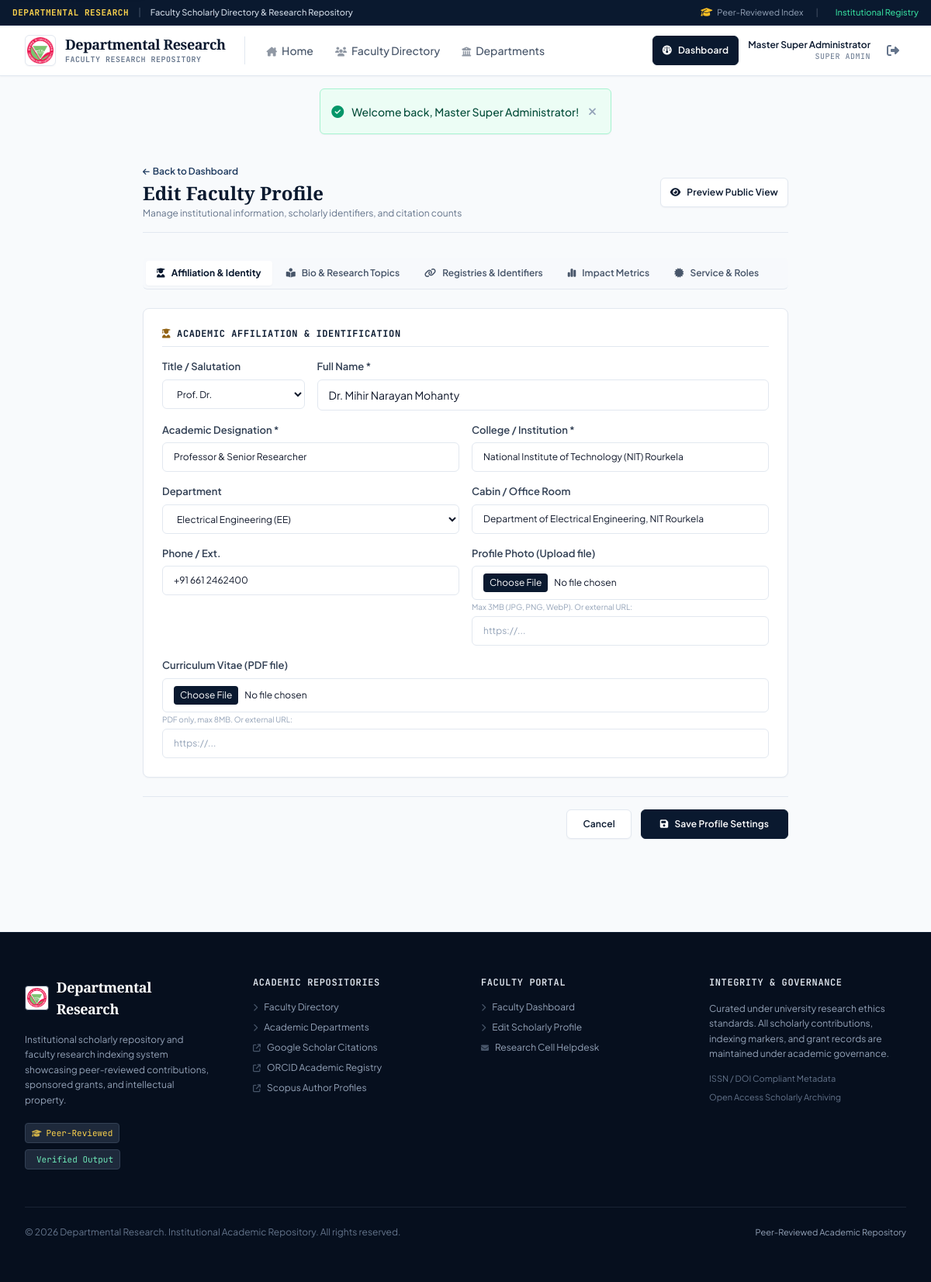
Page /dashboard/edit_profile.php?id=4 (signed in) on the committed database.
### tables this page shows
CREATE TABLE `users` (
  `id` int(11) NOT NULL AUTO_INCREMENT,
  `email` varchar(191) NOT NULL,
  `password_hash` varchar(255) NOT NULL,
  `full_name` varchar(191) NOT NULL,
  `role` enum('super_admin','admin','faculty') NOT NULL DEFAULT 'faculty',
  `status` enum('active','inactive','pending') NOT NULL DEFAULT 'active',
  `created_at` timestamp NOT NULL DEFAULT current_timestamp(),
  `updated_at` timestamp NOT NULL DEFAULT current_timestamp() ON UPDATE current_timestamp(),
  PRIMARY KEY (`id`),
  UNIQUE KEY `email` (`email`),
  KEY `idx_role_status` (`role`,`status`)
);

CREATE TABLE `faculty_profiles` (
  `id` int(11) NOT NULL AUTO_INCREMENT,
  `user_id` int(11) NOT NULL,
  `slug` varchar(191) DEFAULT NULL,
  `department_id` int(11) DEFAULT NULL,
  `institution` varchar(191) DEFAULT 'ITER, SOA University',
  `salutation` varchar(20) DEFAULT 'Dr.',
  `designation` varchar(100) DEFAULT 'Assistant Professor',
  `cabin` varchar(100) DEFAULT NULL,
  `phone` varchar(50) DEFAULT NULL,
  `photo_url` varchar(255) DEFAULT NULL,
  `bio` text DEFAULT NULL,
  `research_interests` text DEFAULT NULL,
  `google_scholar_url` varchar(255) DEFAULT NULL,
  `orcid_id` varchar(50) DEFAULT NULL,
  `scopus_id` varchar(50) DEFAULT NULL,
  `researchgate_url` varchar(255) DEFAULT NULL,
  `semantic_scholar_url` varchar(255) DEFAULT NULL,
  `dblp_url` varchar(255) DEFAULT NULL,
  `website_url` varchar(255) DEFAULT NULL,
  `wos_id` varchar(50) DEFAULT NULL,
  `total_citations` int(11) DEFAULT 0,
  `h_index` int(11) DEFAULT 0,
  `i10_index` int(11) DEFAULT 0,
  `phd_supervised` int(11) DEFAULT 0,
  `memberships` text DEFAULT NULL,
  `editorial_roles` text DEFAULT NULL,
  `metrics_source` varchar(100) DEFAULT 'Faculty Self-Reported (Google Scholar / Scopus)',
  `cv_url` varchar(255) DEFAULT NULL,
  `is_verified` tinyint(1) DEFAULT 1,
  `created_at` timestamp NOT NULL DEFAULT current_timestamp(),
  `updated_at` timestamp NOT NULL DEFAULT current_timestamp() ON UPDATE current_timestamp(),
  PRIMARY KEY (`id`),
  UNIQUE KEY `user_id` (`user_id`),
  UNIQUE KEY `slug` (`slug`),
  KEY `idx_dept` (`department_id`),
  KEY `idx_citations` (`total_citations`),
  KEY `idx_institution` (`institution`),
  CONSTRAINT `fk_profile_dept` FOREIGN KEY (`department_id`) REFERENCES `departments` (`id`) ON DELETE SET NULL,
  CONSTRAINT `fk_profile_user` FOREIGN KEY (`user_id`) REFERENCES `users` (`id`) ON DELETE CASCADE
);

CREATE TABLE `departments` (
  `id` int(11) NOT NULL AUTO_INCREMENT,
  `code` varchar(20) NOT NULL,
  `name` varchar(191) NOT NULL,
  `description` text DEFAULT NULL,
  `created_at` timestamp NOT NULL DEFAULT current_timestamp(),
  PRIMARY KEY (`id`),
  UNIQUE KEY `code` (`code`)
);

### dashboard/edit_profile.php (the view, shortened to what the rows shown need)
<?php
require_once __DIR__ . '/../includes/helpers.php';
require_once __DIR__ . '/../includes/auth.php';
require_login();
$db = Database::getConnection();
$profileId = isset($_GET['profile_id']) ? (int)$_GET['profile_id'] : (isset($_GET['id']) ? (int)$_GET['id'] : 0);
$stmt = $db->prepare("
    SELECT fp.*, u.full_name, u.email
    FROM faculty_profiles fp
    JOIN users u ON fp.user_id = u.id
    WHERE fp.id = ?
");
$stmt->execute([$profileId]);
$profile = $stmt->fetch(PDO::FETCH_ASSOC);
$departments = $db->query("SELECT id, code, name FROM departments ORDER BY name ASC")->fetchAll(PDO::FETCH_ASSOC);
require_once __DIR__ . '/../includes/header.php';
?>
<div class="max-w-4xl mx-auto px-4 sm:px-6 lg:px-8 py-10">
    <div class="flex flex-col sm:flex-row sm:items-center justify-between gap-4 mb-8 pb-4 border-b border-scholar-border">
        <div>
            <h1 class="font-serif text-2xl font-bold text-oxford-navy">Edit Faculty Profile</h1>
        </div>
    </div>
    <form action="<?= url('dashboard/edit_profile.php?id=' . $profile['id']) ?>" method="POST" enctype="multipart/form-data" class="space-y-6">
        <div id="form-tab-content-affiliation" class="form-tab-pane academic-card p-6 space-y-4 shadow-xs">
            <h2 class="text-xs font-bold text-oxford-navy uppercase font-mono tracking-wider border-b border-scholar-border pb-2 flex items-center gap-2">
                <i class="fa-solid fa-user-graduate text-academic-gold"></i>
                <span>Academic Affiliation & Identification</span>
            </h2>
            <div class="grid grid-cols-1 sm:grid-cols-12 gap-4">
                <div class="sm:col-span-3">
                    <label class="academic-label">Title / Salutation</label>
                    <select name="salutation" class="academic-input text-xs">
                        <option value="Prof. Dr." <?= $profile['salutation'] === 'Prof. Dr.' ? 'selected' : '' ?>>Prof. Dr.</option>
                    </select>
                </div>
                <div class="sm:col-span-9">
                    <label class="academic-label">Full Name *</label>
                    <input type="text" name="full_name" required value="<?= e($profile['full_name']) ?>"
                        class="academic-input text-xs sm:text-sm">
                </div>
                <div class="sm:col-span-6">
                    <label class="academic-label">Academic Designation *</label>
                    <input type="text" name="designation" required value="<?= e($profile['designation']) ?>"
                        placeholder="e.g. Professor & Head / Associate Professor"
                        class="academic-input text-xs">
                </div>
                <div class="sm:col-span-6">
                    <label class="academic-label">College / Institution *</label>
                    <input type="text" name="institution" required value="<?= e($profile['institution'] ?? 'ITER, SOA University') ?>"
                        placeholder="e.g. ITER, SOA University / IIT Bhubaneswar"
                        class="academic-input text-xs">
                </div>
                <div class="sm:col-span-6">
                    <label class="academic-label">Department</label>
                    <select name="department_id" class="academic-input text-xs">
                        <?php foreach ($departments as $dept): ?>
                            <option value="<?= $dept['id'] ?>" <?= $profile['department_id'] == $dept['id'] ? 'selected' : '' ?>>
                                <?= e($dept['name']) ?> (<?= e($dept['code']) ?>)
                            </option>
                        <?php endforeach; ?>
                    </select>
                </div>
                <div class="sm:col-span-6">
                    <label class="academic-label">Cabin / Office Room</label>
                    <input type="text" name="cabin" value="<?= e($profile['cabin'] ?? '') ?>"
                        placeholder="e.g. Block 1, Room 304, ITER"
                        class="academic-input text-xs">
                </div>
                <div class="sm:col-span-6">
                    <label class="academic-label">Phone / Ext.</label>
                    <input type="text" name="phone" value="<?= e($profile['phone'] ?? '') ?>"
                        placeholder="e.g. +91 674 2350181"
                        class="academic-input text-xs">
                </div>
            </div>
        </div>
    </form>
</div>
<?php require_once __DIR__ . '/../includes/footer.php'; ?>

### includes/header.php (shortened to what the rows shown need)
<?php
require_once __DIR__ . '/helpers.php';
require_once __DIR__ . '/auth.php';
?>
<!DOCTYPE html>
<html lang="en" class="h-full bg-slate-50">
<head>
    <script src="https://cdn.tailwindcss.com"></script>
    <link rel="stylesheet" href="https://cdnjs.cloudflare.com/ajax/libs/font-awesome/6.4.0/css/all.min.css">
    <link rel="stylesheet" href="<?= url('assets/css/scholar.css') ?>">
</head>
<body class="flex flex-col min-h-full font-sans text-scholar-text bg-scholar-bg antialiased selection:bg-slate-200 selection:text-oxford-navy">
    <header class="bg-white border-b border-scholar-border sticky top-0 z-40 shadow-xs">
        <div class="max-w-7xl mx-auto px-4 sm:px-6 lg:px-8">
            <div class="flex justify-between h-16 items-center">
                <div class="flex items-center gap-3">
                    <?php if (is_logged_in()): ?>
                        <?php
                            $u = current_user();
                            $dashboardUrl = 'dashboard/index.php';
                            if ($u['role'] === 'super_admin') {
                                $dashboardUrl = 'admin/index.php';
                            } elseif ($u['role'] === 'admin') {
                                $dashboardUrl = 'assistant/index.php';
                            }
                        ?>
                        <div class="flex items-center gap-3">
                            <a href="<?= url($dashboardUrl) ?>" class="btn-academic-primary text-xs !py-1.5 !px-3 shadow-xs">
                                <i class="fa-solid fa-gauge text-xs"></i>
                                <span>Dashboard</span>
                            </a>
                            <div class="hidden lg:flex flex-col text-right">
                                <span class="text-xs font-semibold text-oxford-navy leading-tight"><?= e($u['full_name']) ?></span>
                                <span class="text-[10px] text-slate-500 uppercase tracking-wider font-mono">
                                    <?= e(str_replace('_', ' ', $u['role'])) ?>
                                </span>
                            </div>
                            <a href="<?= url('logout.php') ?>" title="Sign Out" class="p-2 text-slate-500 hover:text-rose-700 hover:bg-rose-50 rounded-[6px] transition border border-transparent hover:border-rose-200" aria-label="Sign Out">
                                <i class="fa-solid fa-right-from-bracket"></i>
                            </a>
                        </div>
                    <?php endif; ?>
                </div>
            </div>
        </div>
    </header>
    <main id="main-content" class="flex-grow">

### rows in the picture
users: full_name "Master Super Administrator", role "SUPER ADMIN"
faculty_profiles: salutation "Prof. Dr.", full_name "Dr. Mihir Narayan Mohanty", designation "Professor & Senior Researcher", institution "National Institute of Technology (NIT) Rourkela", department_id "Electrical Engineering (EE)", cabin "Department of Electrical Engineering, NIT Rourkela", phone "+91 661 2462400"

### other values in the picture
$flash['message'] "Welcome back, Master Super Administrator!"
